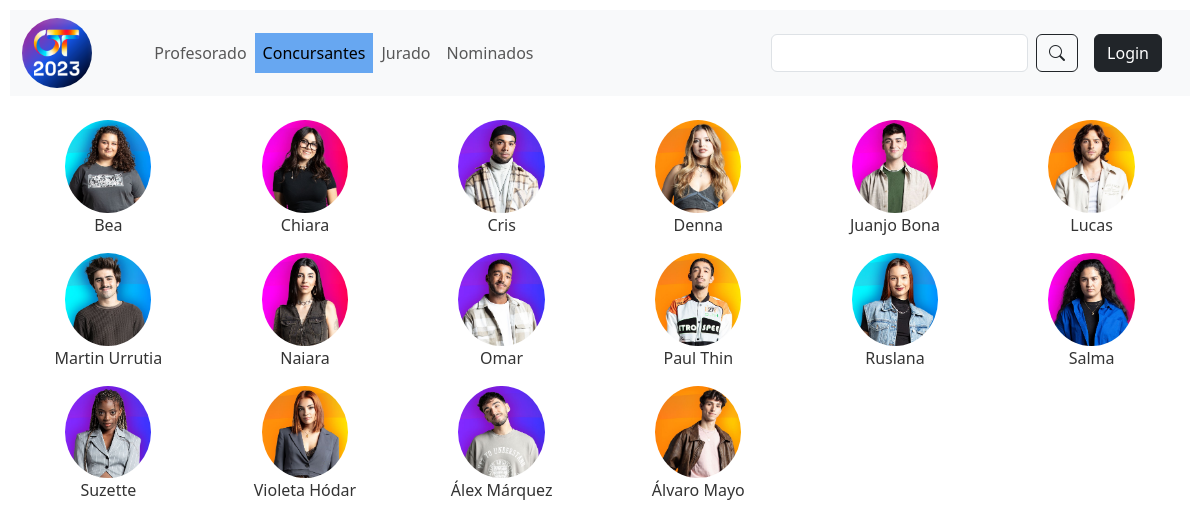
The page /competitors/ on the database its author committed.
### competitors/models.py (models this page shows, shortened)
class Competitor(models.Model):
    class Status(models.TextChoices):
        ACTIVE = 'ACT', 'ACTIVE'
        NOMINATED = 'NOM', 'NOMINATED'
        KICKED = 'KIC', 'KICKED'
    first_name = models.CharField(max_length=80)
    last_name = models.CharField(max_length=80, blank=True)
    slug = models.SlugField(max_length=250)
    birthdate = models.DateField(blank=True, null=True)
    subject = models.CharField(max_length=80, blank=True)
    city = models.CharField(max_length=80)
    job = models.TextField(max_length=200)
    hobbies = models.TextField(max_length=200)
    avatar = models.ImageField(upload_to='competitors/', blank=True)
    music_styles = models.ManyToManyField(MusicStyle)
    status = models.CharField(max_length=3, choices=Status.choices, default=Status.ACTIVE)
    class Meta:
        ordering = ['first_name']
    def get_absolute_url(self):
        return reverse("competitors:detail", args=[self.slug])
    def __str__(self):
        return f'{self.first_name} {self.last_name}'

### competitors/views.py (the view)
# urls.py: path('', views.dashboard, name='dashboard'),
def dashboard(request):
    competitors = Competitor.objects.all()
    return render(
        request,
        'competitors/display_competitors.html',
        {
            'section': 'competitors',
            'competitors': competitors,
        },
    )

### competitors/templates/competitors/display_competitors.html (shortened to what this page needs)
{% extends "base.html" %}
{% block content %}
    <div id="content" class="container-fluid">
        <div class="row">
            {% for competitor in competitors %}
                <div class="col-4 col-sm-3 col-md-2">
                    <a href="{{ competitor.get_absolute_url }}">
                        <img src="{% if competitor.avatar %} {{ competitor.avatar.url }} {% else %} {{ competitor.get_avatar }} {% endif%}" alt="" class="competitor mx-auto d-block">
                        <p class="text-center">{{ competitor }}</p>
                    </a>
                </div>
            {% endfor %}
        </div>
    </div>
{% endblock %}

### competitors/static/css/base.css (style rules this page uses)
body { padding: 5px; margin: 5px; }
.competitor { border-radius: 50%; width: 50%; }
a { text-decoration: none; color: #333; }

### rows shown on the page
Competitor: avatar (picture), first_name+last_name "Bea"
Competitor: avatar (picture), first_name+last_name "Chiara"
Competitor: avatar (picture), first_name+last_name "Cris"
Competitor: avatar (picture), first_name+last_name "Denna"
Competitor: avatar (picture), first_name+last_name "Juanjo Bona"
Competitor: avatar (picture), first_name+last_name "Lucas"
Competitor: avatar (picture), first_name+last_name "Martin Urrutia"
Competitor: avatar (picture), first_name+last_name "Naiara"
Competitor: avatar (picture), first_name+last_name "Omar"
Competitor: avatar (picture), first_name+last_name "Paul Thin"
Competitor: avatar (picture), first_name+last_name "Ruslana"
Competitor: avatar (picture), first_name+last_name "Salma"
Competitor: avatar (picture), first_name+last_name "Suzette"
Competitor: avatar (picture), first_name+last_name "Violeta Hódar"
Competitor: avatar (picture), first_name+last_name "Álex Márquez"
Competitor: avatar (picture), first_name+last_name "Álvaro Mayo"
